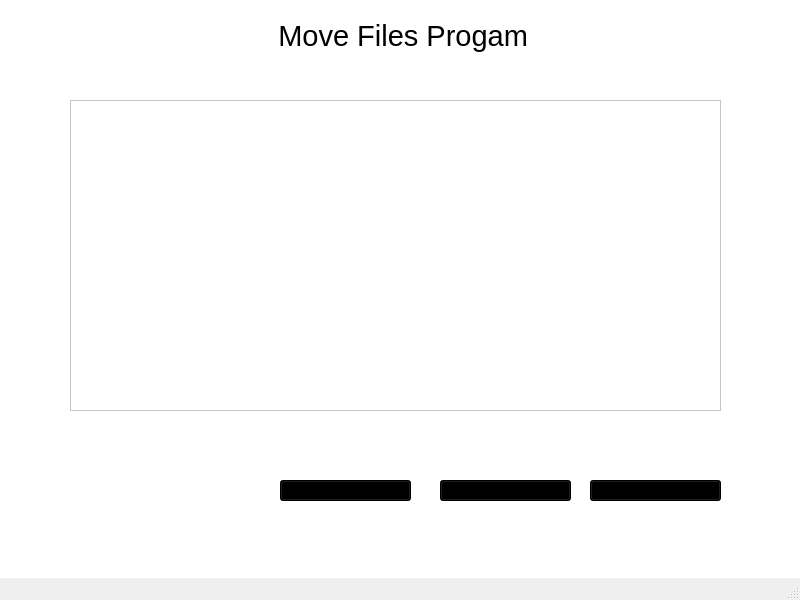
<?xml version="1.0" encoding="UTF-8"?>
<ui version="4.0">
 <class>MainMV</class>
 <widget class="QMainWindow" name="MainMV">
  <property name="geometry">
   <rect>
    <x>0</x>
    <y>0</y>
    <width>800</width>
    <height>600</height>
   </rect>
  </property>
  <property name="font">
   <font>
    <family>Segoe UI Black</family>
   </font>
  </property>
  <property name="windowTitle">
   <string>Move Files</string>
  </property>
  <property name="autoFillBackground">
   <bool>false</bool>
  </property>
  <property name="styleSheet">
   <string notr="true">QWidget centralwidget{
	color: rgb(94, 33, 41);
}</string>
  </property>
  <widget class="QWidget" name="centralwidget">
   <property name="autoFillBackground">
    <bool>false</bool>
   </property>
   <property name="styleSheet">
    <string notr="true">background-color: rgb(255, 255, 255);</string>
   </property>
   <widget class="QPushButton" name="pushButton">
    <property name="geometry">
     <rect>
      <x>280</x>
      <y>480</y>
      <width>131</width>
      <height>21</height>
     </rect>
    </property>
    <property name="minimumSize">
     <size>
      <width>131</width>
      <height>0</height>
     </size>
    </property>
    <property name="styleSheet">
     <string notr="true">background-color: rgb(0, 0, 0);
</string>
    </property>
    <property name="text">
     <string>Selecionar Arquivo</string>
    </property>
   </widget>
   <widget class="QLabel" name="label">
    <property name="geometry">
     <rect>
      <x>230</x>
      <y>0</y>
      <width>311</width>
      <height>71</height>
     </rect>
    </property>
    <property name="font">
     <font>
      <pointsize>22</pointsize>
      <hintingpreference>PreferDefaultHinting</hintingpreference>
      <fontweight>Medium</fontweight>
     </font>
    </property>
    <property name="styleSheet">
     <string notr="true">color: rgb(0, 0, 0);</string>
    </property>
    <property name="text">
     <string>      Move Files Progam</string>
    </property>
   </widget>
   <widget class="QTableWidget" name="tableWidget">
    <property name="geometry">
     <rect>
      <x>70</x>
      <y>100</y>
      <width>651</width>
      <height>311</height>
     </rect>
    </property>
    <property name="font">
     <font>
      <pointsize>12</pointsize>
     </font>
    </property>
    <property name="styleSheet">
     <string notr="true"/>
    </property>
    <attribute name="horizontalHeaderDefaultSectionSize">
     <number>150</number>
    </attribute>
    <attribute name="verticalHeaderDefaultSectionSize">
     <number>30</number>
    </attribute>
   </widget>
   <widget class="QPushButton" name="pushButton_2">
    <property name="geometry">
     <rect>
      <x>440</x>
      <y>480</y>
      <width>131</width>
      <height>21</height>
     </rect>
    </property>
    <property name="styleSheet">
     <string notr="true">background-color: rgb(0, 0, 0);</string>
    </property>
    <property name="text">
     <string>Mover Arquivos</string>
    </property>
   </widget>
   <widget class="QPushButton" name="pushButton_3">
    <property name="geometry">
     <rect>
      <x>590</x>
      <y>480</y>
      <width>131</width>
      <height>21</height>
     </rect>
    </property>
    <property name="styleSheet">
     <string notr="true">background-color: rgb(0, 0, 0);</string>
    </property>
    <property name="text">
     <string>Salvar Relatorio</string>
    </property>
   </widget>
  </widget>
  <widget class="QMenuBar" name="menubar">
   <property name="geometry">
    <rect>
     <x>0</x>
     <y>0</y>
     <width>800</width>
     <height>21</height>
    </rect>
   </property>
  </widget>
  <widget class="QStatusBar" name="statusbar"/>
 </widget>
 <resources/>
 <connections/>
</ui>
